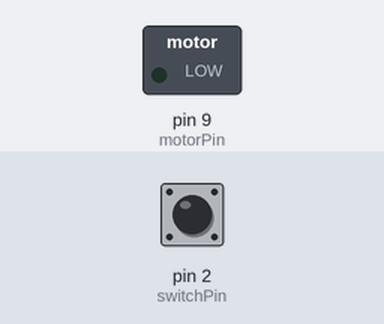
A sketch run on a simulated Arduino Uno, built with avr-gcc and run on an emulated ATmega328P. Shown: switched loads named in the sketch (green lamp = pin HIGH). The test bench sets the inputs (shaded band); at power-on: pin 2 (switchPin) LOW. What the sketch prints to the serial monitor is not drawn.

Above: at 1.2 s.
1.3 s: pin 2 (switchPin) pulled HIGH for 0.15 s
At 1.37 s:
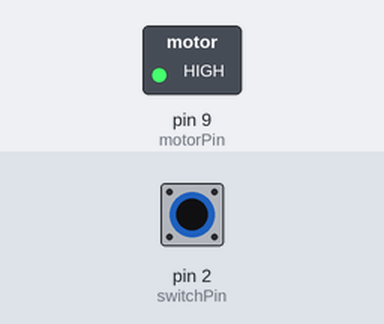
2.9 s: pin 2 (switchPin) pulled HIGH for 3.2 s
At 6.8 s:
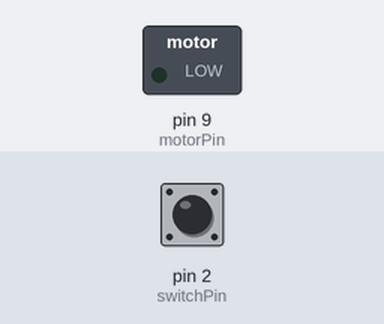
Timing chart, 0 to 8.3 s (numbered marks = the images above; inputs shaded):
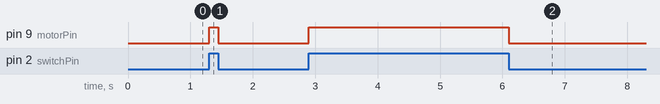

Measured:
- after the input at 1.3 s, pin 9 (motorPin): LOW → HIGH at once, → LOW 0.15 s later
- after the input at 2.9 s, pin 9 (motorPin): LOW → HIGH at once, → LOW 3.2 s later

The sketch:

project9.ino
```cpp
const int switchPin = 2;
const int motorPin = 9;
int switchState = 0;

void setup() {
    pinMode(motorPin, OUTPUT);
    pinMode(switchPin, INPUT);
    Serial.begin(9600);

    Serial.println("begin3: ");
}

void loop() {
    switchState = digitalRead(switchPin);
//    Serial.print("switchState: ");
//    Serial.println(switchState);

    if (switchState == HIGH) {
        digitalWrite(motorPin, HIGH);
    } else {
        digitalWrite(motorPin, LOW);
    }

}
```
